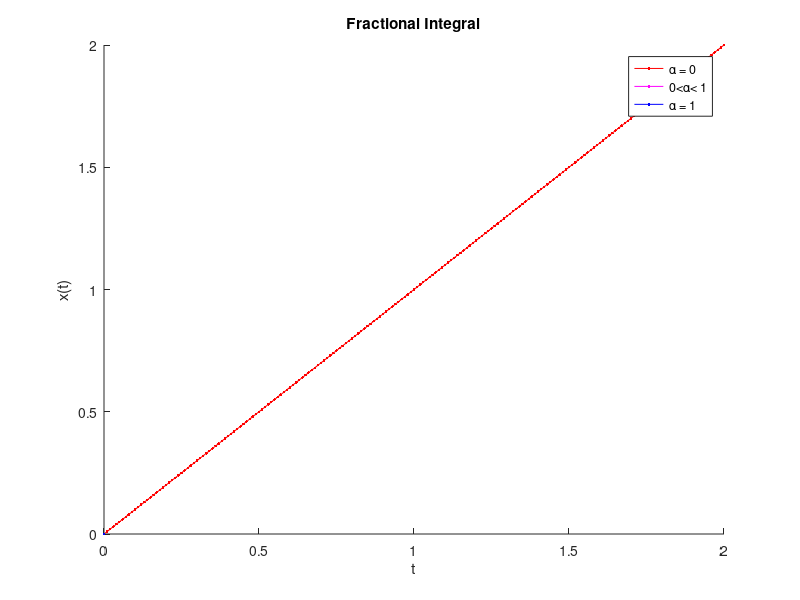

MATLAB code to generate this figure: (Note: this script raises an error after producing the figure.)
% test_animated_int

clc;
close all;
clear all;

ts = 0.01;
n = 170;

figure;
hold on;
h1 = plot(0, 0, 'r');
h3 = plot(0, 0, 'm');
h2 = plot(0, 0, 'b');
h4 = text(0.2, 1.8, '');

legend('\alpha = 0', '0<\alpha< 1', '\alpha = 1')
xlabel('t');
ylabel('x(t)')
title ('Fractional Integral')
xlim([0 2]);
ylim([0 2]);

t = 0:ts:2;

% x(t) = t
x = t;
set(h1, 'XData', t, 'YData', x);

% x(t) = 0.5 * t^2
x3 = fint(x, 1, n, ts);
set(h3, 'XData', t, 'YData', x3);

k = 1; % frame number for the gif file
for alpha = 0:0.05:1
    stralpha = ['\alpha = ', num2str(alpha)];
    set(h4, 'String', stralpha);
    
    x2 = fint(x, alpha, n, ts);
    set(h2, 'XData', t, 'YData', x2);
    drawnow;
    pause(0.1);
    
    % Draw to gif
    frame = getframe(1);
    im = frame2im(frame);
    [imind,cm] = rgb2ind(im,256);
    if k == 1;
        imwrite(imind,cm,'fint.gif','gif', 'Loopcount',inf);
    else
        imwrite(imind,cm,'fint.gif','gif','WriteMode','append');
    end
    k = k + 1;
end